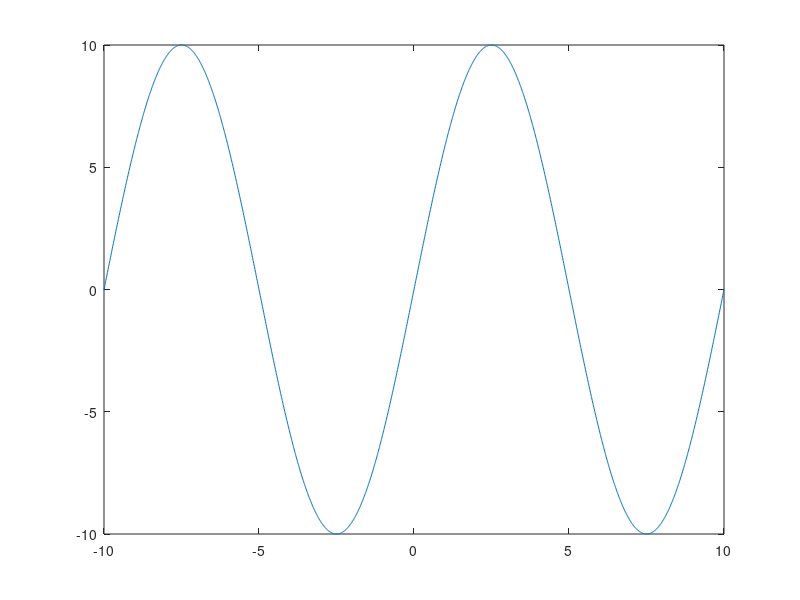

Recreate this plot in MATLAB.
f=0.1;  % Frecuencia
A=10;   % Amplitud
T=1/f;  % Periodo
x=-T:0.01:T;   % Vector con 2 periodos
y=A*sin(2*pi*f*x);
plot(x,y);
